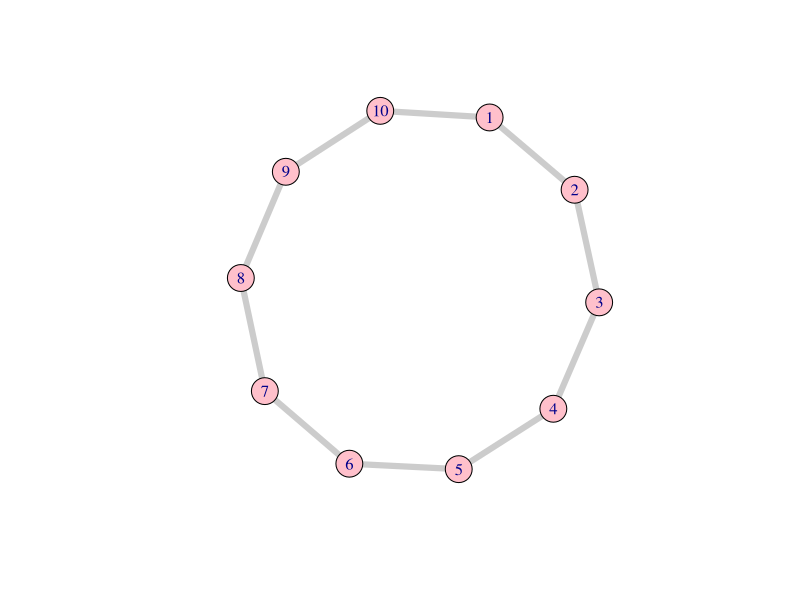
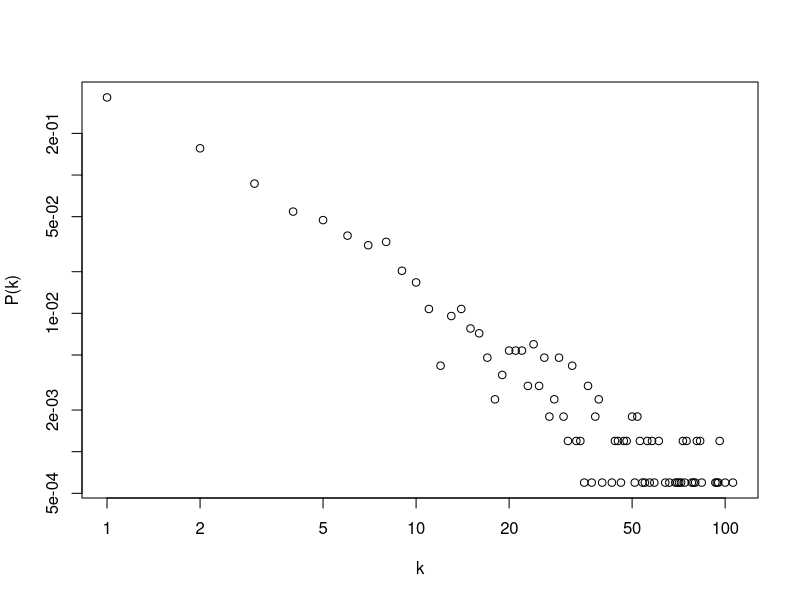
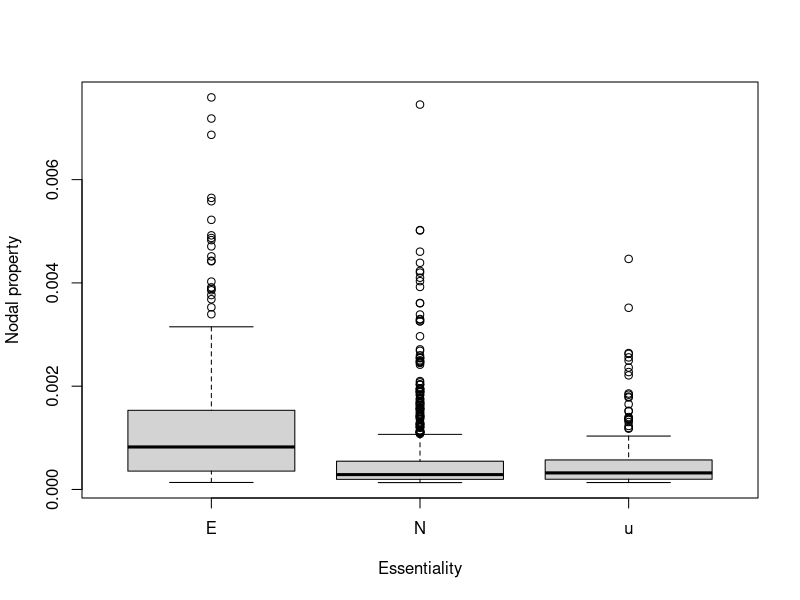
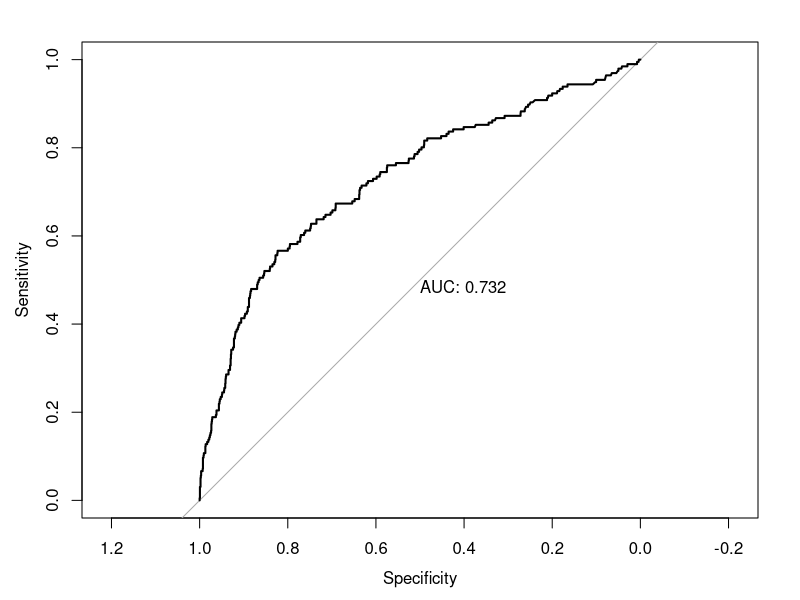

Write the R code that produced these figures, in order.
# install igraph package for network analysis
install.packages("igraph")
# load igraph package
library(igraph)

## General
# load edgelist file
d <- read.table("ecoli_ppi_Hu_etal_2009.txt")
# generate the network (graph object)
g <- simplify(graph.data.frame(d,directed=F),remove.multiple=T,remove.loops=T)

# display the netwrok
# plot(g)
g_example <- graph.ring(10)
plot(g_example,vertex.size=15,vertex.color="Pink",edge.color="gray80",edge.width=6)

# extract the largest weakly-connected compornent
cls <- clusters(g,"weak")
g <- delete.vertices(g,subset(V(g),cls$membership!=which(cls$csize==max(cls$csize))[[1]]))

# global network property
# number of nodes
vcount(g)
# number of links
ecount(g)
# node degree
deg <- degree(g)
# average degree
mean(deg)
# Degree distribution (log-log plot)
plot(0:max(degree(g)),degree.distribution(g),log="xy",xlab="k",ylab="P(k)")
# average shortest path length
average.path.length(g)
# diameter
diameter(g)
# clustering coefficient
cc <- transitivity(g,type="local",isolates="zero")
# average clustering coefficnet
mean(cc)
# global clustering coefficient (ADVANCED TOPICS 2.A in Network Science).
transitivity(g,type="global")

## Evaluating gene essentiality-nodal property associations in a protein interaction network
# gene essentiality
ess <- read.table("ecoli_proteins_essentiality_Baba2006MSB.txt",header=T)

# degree centrality
nprop <- data.frame(V(g)$name,degree(g))
# clustering coefficient
nprop <- data.frame(V(g)$name,transitivity(g,type="local",isolates="zero"))
# closeness centrality
nprop <- data.frame(V(g)$name,closeness(g))
# Katz centrality
nprop <- data.frame(V(g)$name,alpha_centrality(g,alpha = 0.5))
# betweenness centrality
nprop <- data.frame(V(g)$name,betweenness(g))
# eigenvector centraliry
nprop <- data.frame(V(g)$name,evcent(g)$vector)
# page rank
nprop <- data.frame(V(g)$name,page.rank(g)$vector)

# assign the labels
names(nprop) <- c("gene","nodal_property")

# merge the data
d <- merge(ess,nprop,by="gene")

# boxplot
boxplot(d$nodal_property~d$essential,xlab="Essentiality",ylab="Nodal property")

# centrality of essential genes
ess_nprop <- d[d$essential=="E",]$nodal_property
# centrality of non-essential genes
noness_nprop <- d[d$essential=="N",]$nodal_property

# wilcoxon test
wilcox.test(ess_nprop,noness_nprop)

# ROC curve
library(pROC)
d2 <- d[d$essential!="n",]
d2$essential <- ifelse(d2$essential == "E",1,0)
plot.roc(d2$essential,d2$nodal_property,print.auc=T)
